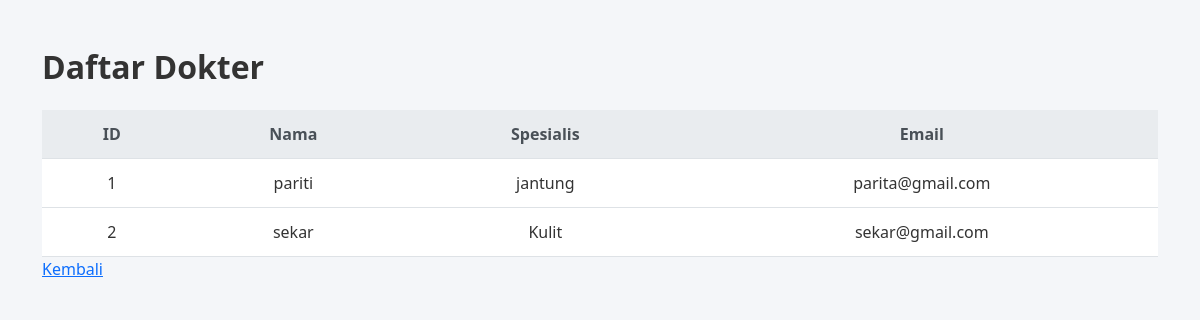
/resepsionis/dokter_list.php, run on the app's committed database.
### tables this page shows
CREATE TABLE `doctb` (
  `dokter_id` int NOT NULL,
  `username` varchar(50) NOT NULL,
  `password` varchar(100) NOT NULL,
  `doctorname` varchar(100) DEFAULT NULL,
  `email` varchar(100) DEFAULT NULL,
  `spec` varchar(100) DEFAULT NULL
);

### resepsionis/dokter_list.php (the view, shortened to what this page needs)
<?php
include '../config.php';
?>
<!DOCTYPE html>
<html lang="id">
<head>
    <link href="https://cdn.jsdelivr.net/npm/bootstrap@5.3.0/dist/css/bootstrap.min.css" rel="stylesheet" />
</head>
<body>
<div class="container mt-5">
    <h2>Daftar Dokter</h2>
    <div class="table-responsive">
        <table class="table-flat">
            <thead>
                <tr>
                    <th>ID</th>
                    <th>Nama</th>
                    <th>Spesialis</th>
                    <th>Email</th>
                </tr>
            </thead>
            <tbody>
                <?php
                $query = "SELECT * FROM doctb ORDER BY doctorname ASC";
                $result = mysqli_query($conn, $query);
                if (mysqli_num_rows($result) > 0) {
                    while ($dokter = mysqli_fetch_assoc($result)) {
                        echo "<tr>";
                        echo "<td>" . htmlspecialchars($dokter['dokter_id']) . "</td>";
                        echo "<td>" . htmlspecialchars($dokter['doctorname']) . "</td>";
                        echo "<td>" . htmlspecialchars($dokter['spec']) . "</td>";
                        echo "<td>" . htmlspecialchars($dokter['email']) . "</td>";
                        echo "</tr>";
                    }
                } else {
                    echo "<tr><td colspan='4'>Tidak ada data dokter.</td></tr>";
                }
                ?>
            </tbody>
        </table>
    </div>
    <a href="../resepsionis_dashboard.php"> Kembali </a>
</div>
</body>
</html>

### resepsionis/dokter_list.php (style rules this page uses)
body { background-color: #f4f6f9; font-family: 'Segoe UI', Tahoma, Geneva, Verdana, sans-serif; color: #333; }
h2 { font-weight: 600; margin-bottom: 1.5rem; }
.table-flat { width: 100%; border-collapse: collapse; background: #fff; }
.table-flat thead { background-color: #e9ecef; color: #495057; }
.table-flat th, .table-flat td { padding: 12px 16px; text-align: center; border-bottom: 1px solid #dee2e6; }

### data on the page
doctb: dokter_id "1", doctorname "pariti", spec "jantung", email "parita@gmail.com"
doctb: dokter_id "2", doctorname "sekar", spec "Kulit", email "sekar@gmail.com"
